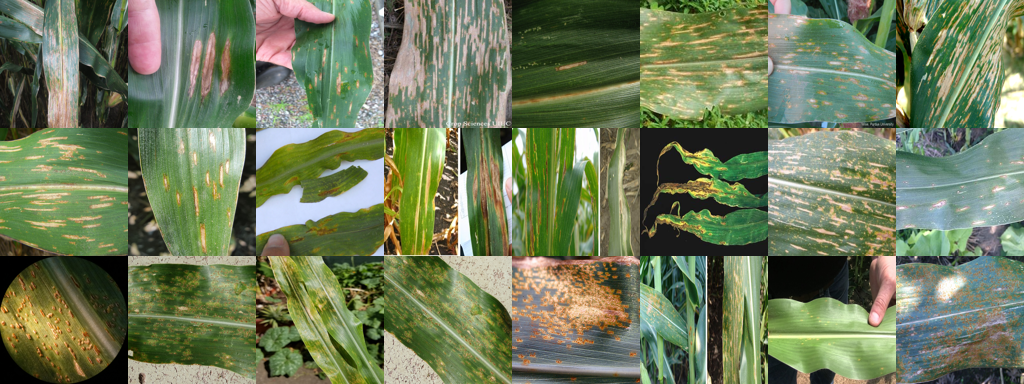
#> input picture field_examples.png, 1024 x 384 px
$ python -i masks.py   (imports and definitions only)
#> lines starting #> are read from the running program, lines starting #| are printed output that depends on the picture; after the words box and inside, x2 and y2 are one past the last pixel; in counts of white or black regions, pixels touching at a corner belong together
"""Leaf masks for PlantVillage lab photos: the leaf is coloured, the backdrop is dark or grey."""
import numpy as np
from PIL import Image
from scipy import ndimage


def leaf_mask(path):
    """True on the leaf. Backdrop = dark or grey pixels connected to the image border, so pale
    lesions inside the leaf are never treated as backdrop. The leaf is shrunk by 3 px so no backdrop
    survives at its edge: rust photos have black backdrops and the others grey, a cue the model could learn."""
#> called with path = 'field_examples.png'
    hsv = np.asarray(Image.open(path).convert("HSV")).astype(int)
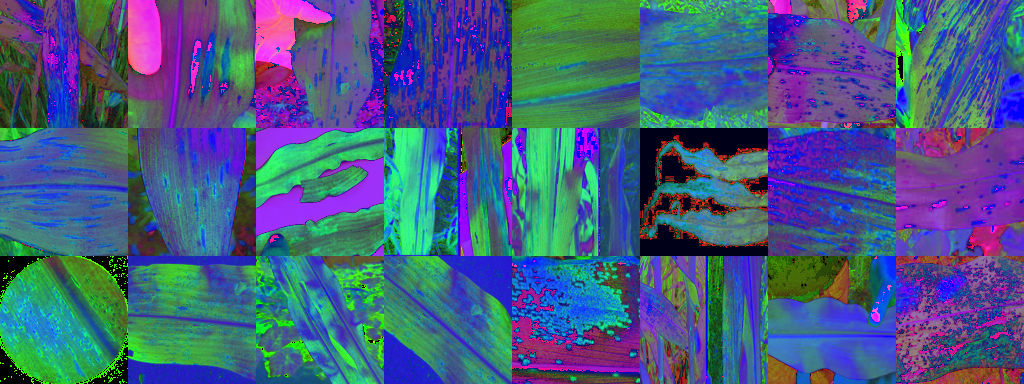
#> hsv: shape (384, 1024, 3) int64; mean R, G, B 70.1, 92.3, 129.7
    bg = ndimage.binary_opening((hsv[..., 2] < 40) | (hsv[..., 1] < 28), iterations=2)
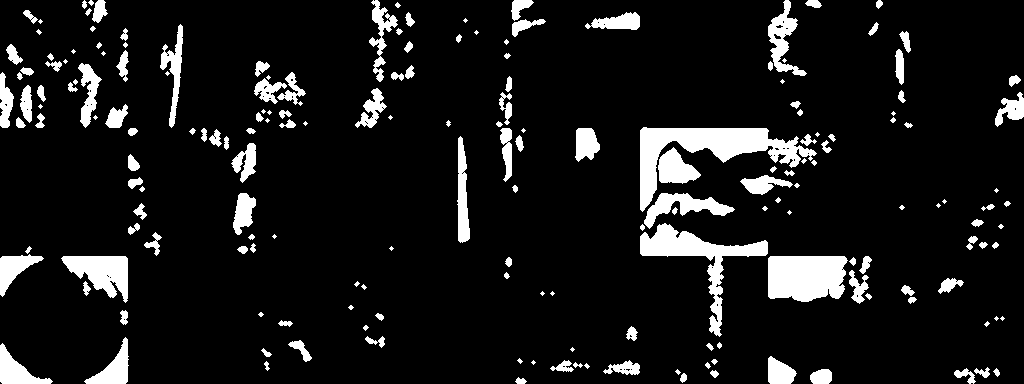
#> bg: shape (384, 1024) bool; 9.7% white; 191 white regions (49 under 20 px), largest, box (x1, y1, x2, y2) and area: (640, 127, 817, 212) 4654, (768, 256, 848, 302) 3236, (640, 223, 768, 337) 3124
    lab, _ = ndimage.label(bg)
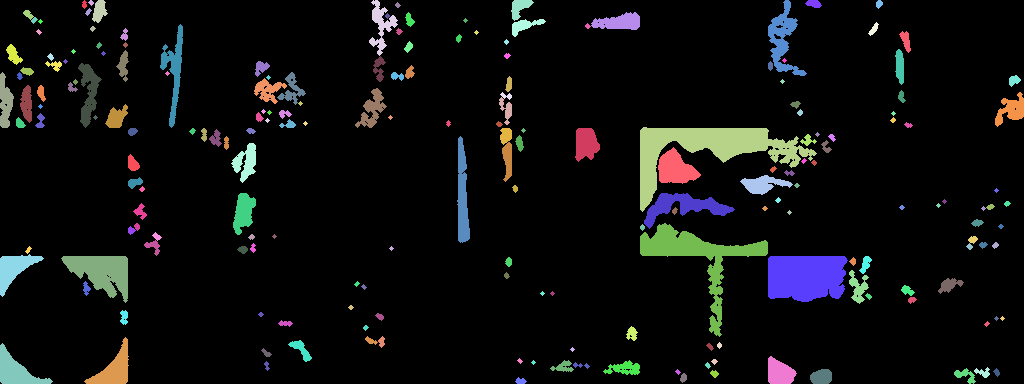
#> lab: shape (384, 1024) int32; 204 distinct labels, from 0 to 203; one colour per label, 0 black
    edge = set(np.unique(np.concatenate([lab[0], lab[-1], lab[:, 0], lab[:, -1]]))) - {0}
#> edge = 17 items
    bg = np.isin(lab, list(edge)) | (hsv[..., 2] < 30)  # black backdrop showing through holes in the leaf
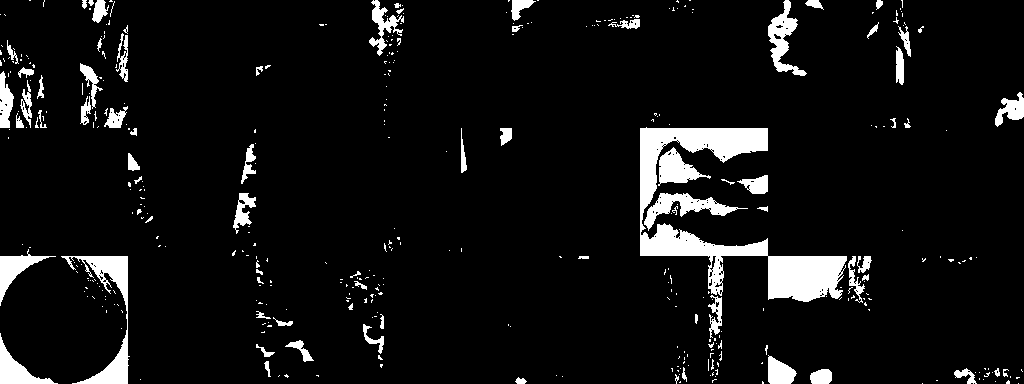
#> bg: shape (384, 1024) bool; 7% white; 401 white regions (324 under 20 px), largest, box (x1, y1, x2, y2) and area: (640, 127, 847, 302) 9730, (61, 256, 130, 384) 2158, (644, 193, 748, 231) 1209
    return ndimage.binary_erosion(~bg, iterations=3)
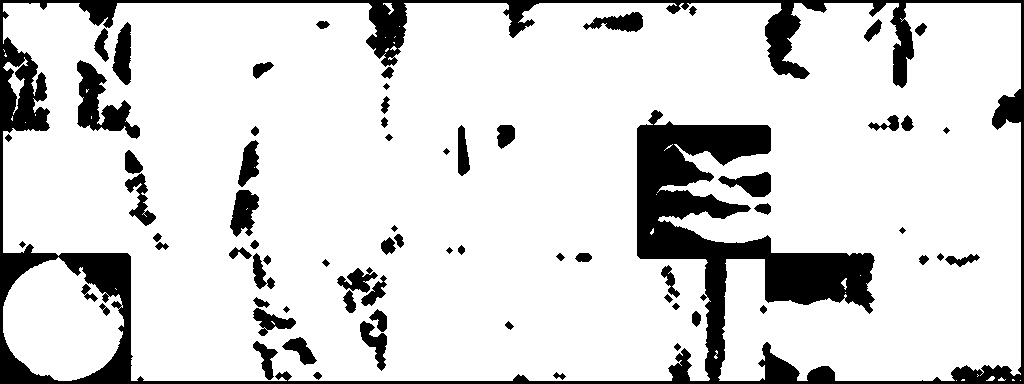
#> returned value: shape (384, 1024) bool; 84.5% white; 69 black regions, largest, box (x1, y1, x2, y2) and area: (0, 0, 1024, 384) 45876, (77, 60, 140, 139) 2093, (230, 190, 259, 237) 883


# [10 lines not run here, left out]

>>> result = leaf_mask('field_examples.png')

$ run again, on translated_v2_examples.png
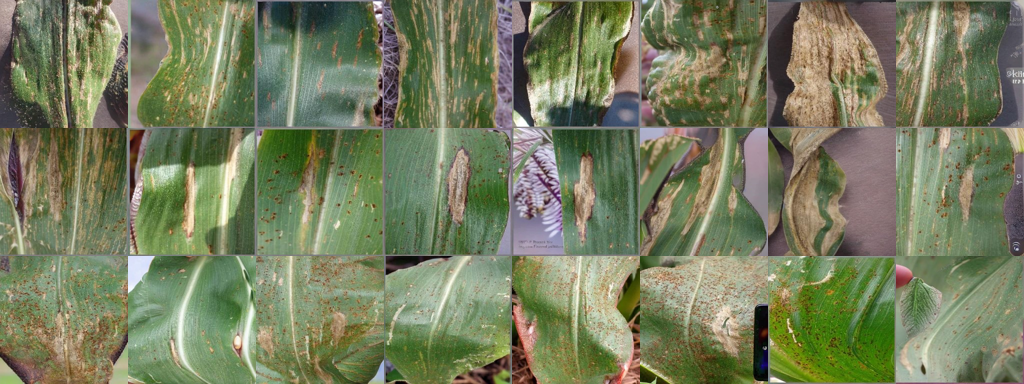
#> input picture translated_v2_examples.png, 1024 x 384 px
#> in leaf_mask, `lab, _ = ndimage.label(bg)`:
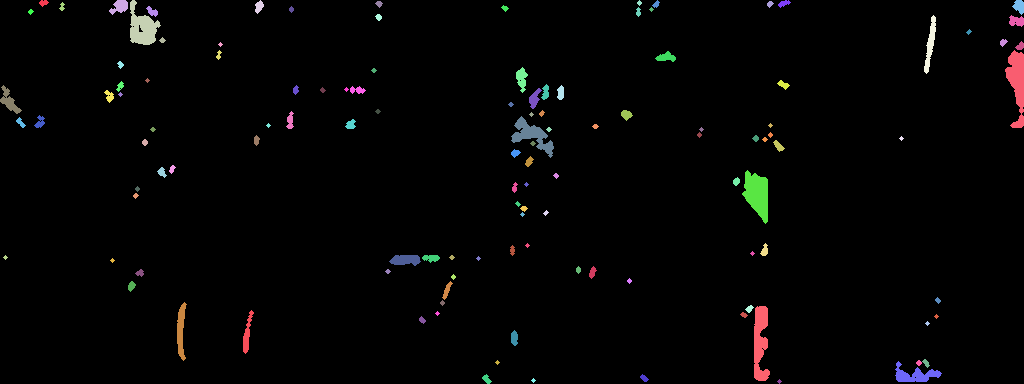
#> lab: shape (384, 1024) int32; 123 distinct labels, from 0 to 122; one colour per label, 0 black
#> edge = 14 items
#> in leaf_mask, `return ndimage.binary_erosion(~bg, iterations=3)`:
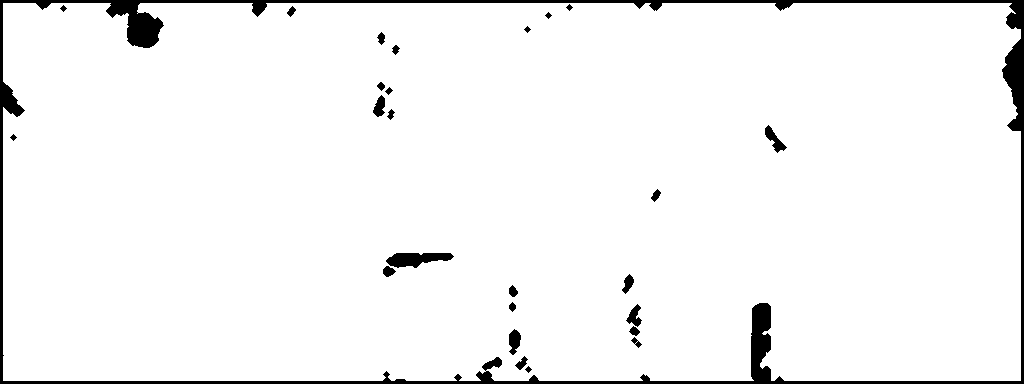
#> returned value: shape (384, 1024) bool; 95.9% white; 26 black regions, largest, box (x1, y1, x2, y2) and area: (0, 0, 1024, 384) 13646, (386, 253, 454, 268) 677, (765, 125, 787, 153) 232
